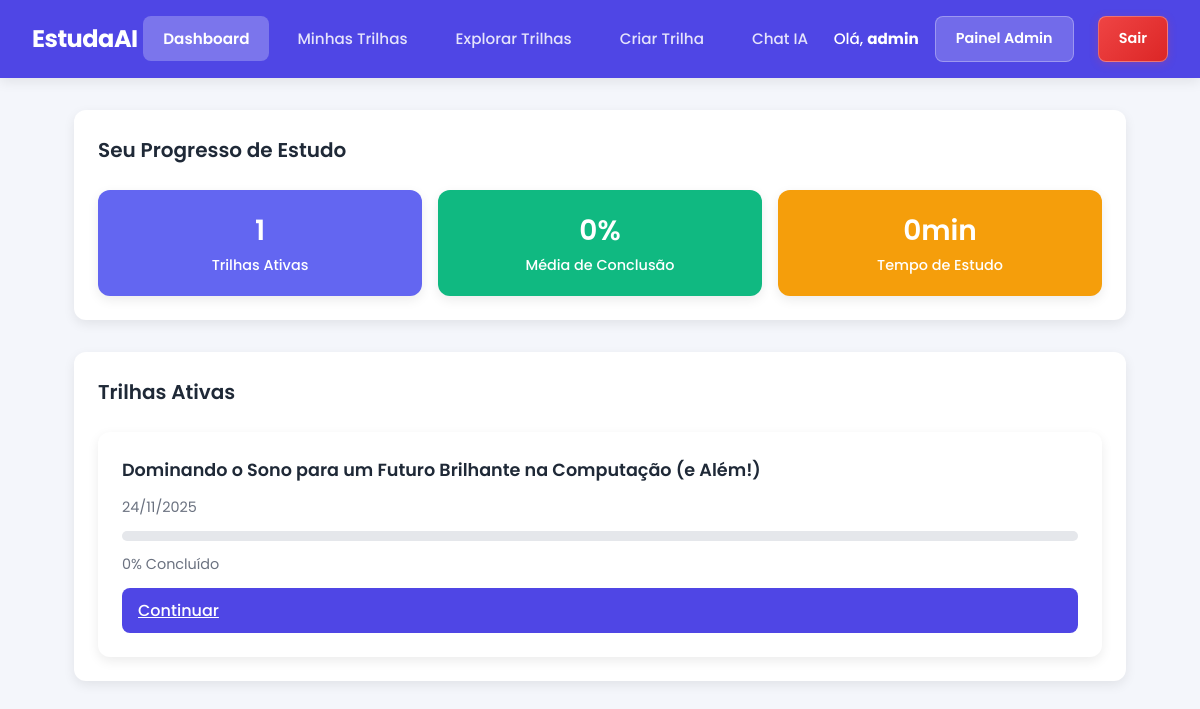
/usuarios/dashboard/ (signed in), run on an earlier commit of the app's database.
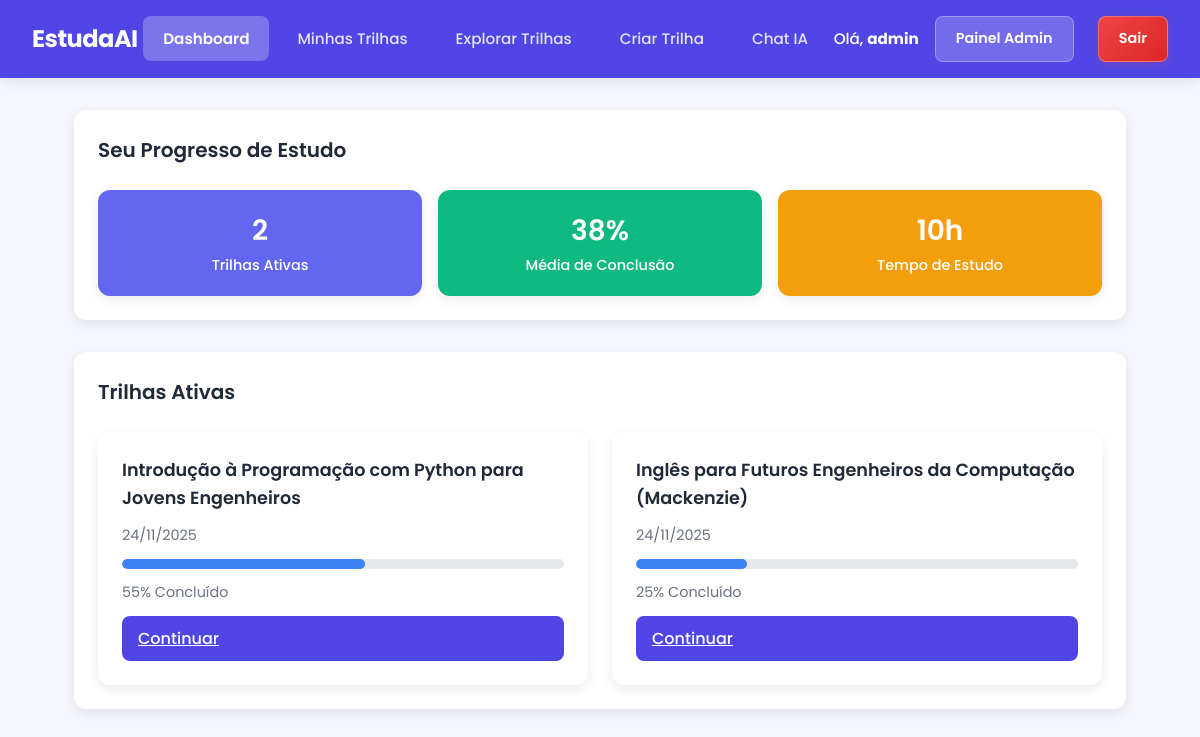
And on a later commit of the database.
### api/models.py (models this page shows, shortened)
class TrilhaCurso(models.Model):
    usuario = models.ForeignKey(
        Usuario, on_delete=models.CASCADE, related_name="trilhas_curso"
    )
    titulo = models.CharField(max_length=255)
    descricao = models.TextField(blank=True)
    area = models.ForeignKey(
        Area, on_delete=models.SET_NULL, null=True, blank=True, related_name="trilhas_curso"
    )
    solicitacao_original = models.TextField(
        blank=True,
        help_text="Texto original enviado pelo usuário (vazio para criação manual)"
    )
    conteudo_json = models.JSONField(
        help_text="Conteúdo completo da trilha em formato JSON"
    )
    ativa = models.BooleanField(default=True)
    data_criacao = models.DateTimeField(auto_now_add=True)
    data_atualizacao = models.DateTimeField(auto_now=True)
    class Meta:
        ordering = ["-data_criacao"]
        verbose_name = "Trilha de Curso (IA)"
        verbose_name_plural = "Trilhas de Curso (IA)"

### usuarios/views.py (the view)
# urls.py: path("dashboard/", views.dashboard, name="dashboard"),  # Página inicial pós-login
@login_required(login_url="login")
def dashboard(request):
    from django.contrib.messages import get_messages
    storage = get_messages(request)
    for message in storage:
        pass  # Apenas consome as mensagens sem fazer nada com elas
    trilhas = TrilhaCurso.objects.filter(
        usuario=request.user, ativa=True
    ).order_by("-data_criacao")
    trilhas_com_progresso = []
    total_atividades_geral = 0
    total_concluidas_geral = 0
    tempo_estudo_total = 0  # em minutos
    for trilha in trilhas:
        progressos = ProgressoTrilhaCurso.objects.filter(trilha=trilha)
        total_atividades = 0
        atividades_concluidas = 0
        if isinstance(trilha.conteudo_json, dict):
            modulos = trilha.conteudo_json.get('modulos', [])
            for modulo in modulos:
                aulas = modulo.get('aulas', [])
                total_atividades += len(aulas)
                for idx, aula in enumerate(aulas):
                    modulo_idx = modulos.index(modulo)
                    identificador = f"mod_{modulo_idx}_aula_{idx}"
                    progresso = progressos.filter(identificador=identificador, concluida=True).first()
                    if progresso:
                        duracao = aula.get('duracao', '')
                        if duracao:
                            tempo_minutos = extrair_minutos_de_duracao(duracao)
                            tempo_estudo_total += tempo_minutos
        atividades_concluidas = progressos.filter(concluida=True).count()
        total_atividades_geral += total_atividades
        total_concluidas_geral += atividades_concluidas
        percentual = 0
        if total_atividades > 0:
            percentual = int((atividades_concluidas / total_atividades) * 100)
        trilhas_com_progresso.append({
            'trilha': trilha,
            'percentual': percentual,
        })
    media_conclusao = 0
    if total_atividades_geral > 0:
        media_conclusao = int((total_concluidas_geral / total_atividades_geral) * 100)
    if tempo_estudo_total >= 60:
        horas = tempo_estudo_total // 60
        minutos = tempo_estudo_total % 60
        if minutos > 0:
            tempo_estudo_formatado = f"{horas}h {minutos}min"
        else:
            tempo_estudo_formatado = f"{horas}h"
    else:
        tempo_estudo_formatado = f"{tempo_estudo_total}min"
    context = {
        "trilhas_com_progresso": trilhas_com_progresso,
        "total_trilhas": trilhas.count(),
        "media_conclusao": media_conclusao,
        "tempo_estudo": tempo_estudo_formatado,
    }
    return render(request, "usuarios/dashboard.html", context)

### usuarios/views.py (called while the page is built)
def extrair_minutos_de_duracao(duracao_str):
    import re
    duracao_str = duracao_str.lower().strip()
    total_minutos = 0
    horas_match = re.search(r'(\d+)\s*h', duracao_str)
    if horas_match:
        total_minutos += int(horas_match.group(1)) * 60
    minutos_match = re.search(r'(\d+)\s*min', duracao_str)
    if minutos_match:
        total_minutos += int(minutos_match.group(1))
    return total_minutos

### usuarios/templates/usuarios/dashboard.html (shortened to what this page needs)
{% load static %}
<!DOCTYPE html>
<html lang="pt-BR">
<head>
    <link rel="stylesheet" href="{% static 'usuarios/dashboard-style.css' %}?v=3">
</head>
<body>
    <header class="navbar">
        <nav class="navbar-container">
            <a href="{% url 'dashboard' %}" class="logo">EstudaAI</a>
            <ul class="nav-links">
                <li><a href="{% url 'dashboard' %}" class="nav-link active">Dashboard</a></li>
                <li><a href="{% url 'minhas_trilhas' %}" class="nav-link">Minhas Trilhas</a></li>
                <li><a href="{% url 'trilhas_disponiveis' %}" class="nav-link">Explorar Trilhas</a></li>
                <li><a href="{% url 'criar_trilha' %}" class="nav-link">Criar Trilha</a></li>
                <li><a href="{% url 'chat_ia' %}" class="nav-link">Chat IA</a></li>
            </ul>
            <div class="user-info">
                <span class="user-text">Olá, <strong>{{ user.nome|default:user.username }}</strong></span>
                {% if user.is_staff %}
                <a href="{% url 'admin_dashboard' %}" class="admin-btn">Painel Admin</a>
                {% endif %}
                <a href="{% url 'logout' %}" class="logout-btn" title="Sair da conta">Sair</a>
            </div>
        </nav>
    </header>
    <main class="container">
        <section class="card">
            <h2 class="section-title">Seu Progresso de Estudo</h2>
            <div class="stats-grid">
                <div class="stat-card indigo">
                    <p class="stat-value">{{ total_trilhas }}</p>
                    <p class="stat-label">Trilhas Ativas</p>
                </div>
                <div class="stat-card green">
                    <p class="stat-value">{{ media_conclusao }}%</p>
                    <p class="stat-label">Média de Conclusão</p>
                </div>
                <div class="stat-card yellow">
                    <p class="stat-value">{{ tempo_estudo }}</p>
                    <p class="stat-label">Tempo de Estudo</p>
                </div>
            </div>
        </section>
        <section class="card">
            <h2 class="section-title dark">Trilhas Ativas</h2>
            <div class="trails-grid">
                {% for item in trilhas_com_progresso %}
                <div class="trail-card">
                    <h3 class="trail-title">{{ item.trilha.titulo }}</h3>
                    <p class="trail-info">
                        {{ item.trilha.data_criacao|date:"d/m/Y" }}
                    </p>
                    <div class="progress-bar">
                        <div class="progress-fill blue" style="width: {{ item.percentual }}%"></div>
                    </div>
                    <p class="progress-text">{{ item.percentual }}% Concluído</p>
                    <a href="{% url 'ver_trilha' item.trilha.id %}" class="btn-primary">Continuar</a>
                </div>
                {% empty %}
                <div class="trail-card">
                    <p>Você ainda não tem trilhas ativas.</p>
                    <a href="{% url 'criar_trilha' %}" class="btn-primary" style="text-align: center; display: block; margin-top: 10px;">Criar Nova Trilha</a>
                </div>
                {% endfor %}
            </div>
        </section>
    </main>
</body>
</html>

What changed in the data, as far as the page shows it:
no longer on this page (row edited): TrilhaCurso: trilha.titulo "Dominando o Sono para um Futuro Brilhante na Computação (e Além!)", trilha.data_criacao "24/11/2025", percentual "0"
added TrilhaCurso: trilha.titulo "Introdução à Programação com Python para Jovens Engenheiros", trilha.data_criacao "24/11/2025", percentual "55"
added TrilhaCurso: trilha.titulo "Inglês para Futuros Engenheiros da Computação (Mackenzie)", trilha.data_criacao "24/11/2025", percentual "25"
Also different on the page:
{{ total_trilhas }}: "1" → "2"
{{ media_conclusao }}: "0" → "38"
{{ tempo_estudo }}: "0min" → "10h"
